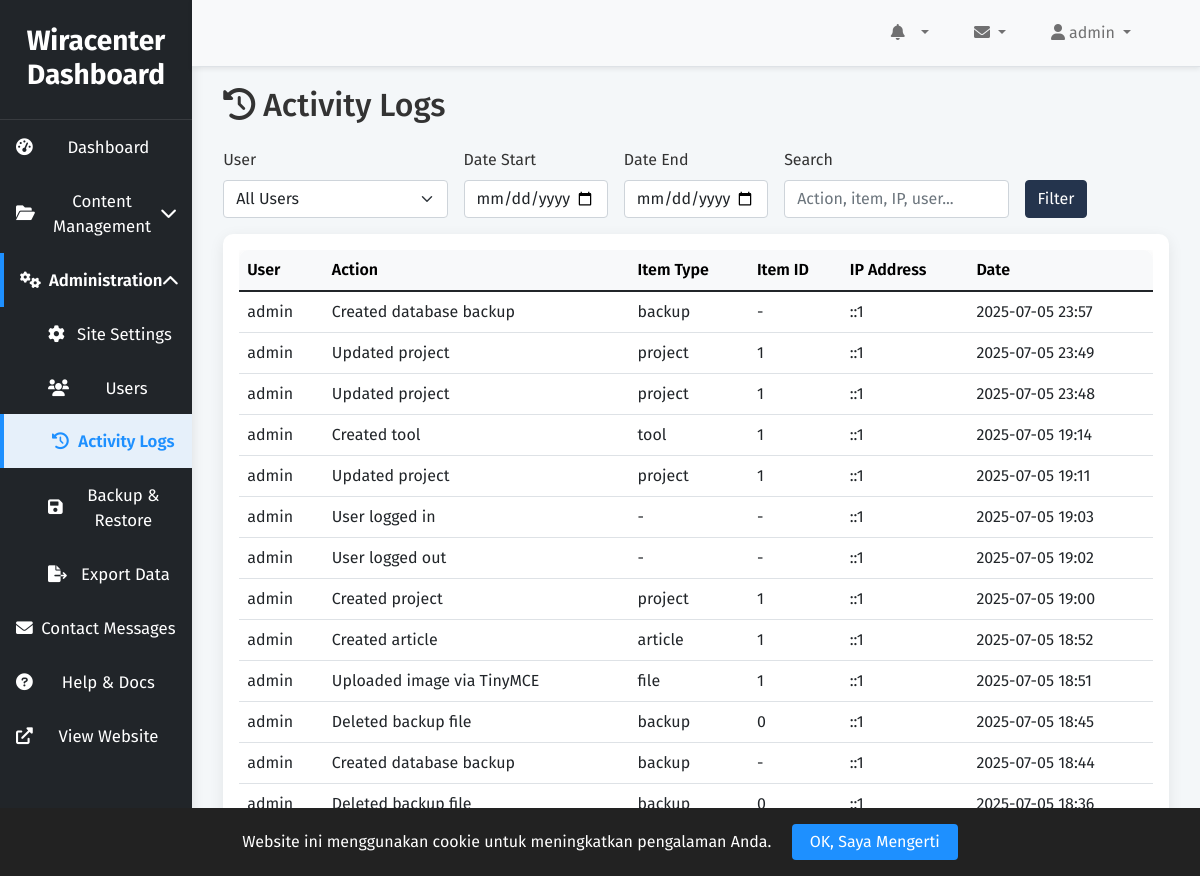
The page /admin/activity_logs.php (signed in) on the database its author committed.
### tables this page shows
CREATE TABLE IF NOT EXISTS `activity_logs` (
    `id` INT AUTO_INCREMENT PRIMARY KEY,
    `user_id` INT,
    `action` VARCHAR(255) NOT NULL,
    `item_type` VARCHAR(50),
    `item_id` INT,
    `ip_address` VARCHAR(45),
    `user_agent` TEXT,
    `created_at` TIMESTAMP DEFAULT CURRENT_TIMESTAMP,
    CONSTRAINT `fk_activity_logs_user_id` FOREIGN KEY (`user_id`) REFERENCES `users`(`id`) ON DELETE SET NULL,
    INDEX `idx_activity_user_id` (`user_id`),
    INDEX `idx_activity_item_type` (`item_type`),
    INDEX `idx_activity_created_at` (`created_at`)
);

CREATE TABLE IF NOT EXISTS `users` (
    `id` INT AUTO_INCREMENT PRIMARY KEY,
    `username` VARCHAR(50) NOT NULL UNIQUE,
    `email` VARCHAR(100) NOT NULL UNIQUE,
    `password` VARCHAR(255) NOT NULL,
    `role` ENUM('admin', 'editor', 'viewer') DEFAULT 'viewer',
    `created_at` TIMESTAMP DEFAULT CURRENT_TIMESTAMP,
    `updated_at` TIMESTAMP DEFAULT CURRENT_TIMESTAMP ON UPDATE CURRENT_TIMESTAMP,
    INDEX `idx_users_role` (`role`),
    INDEX `idx_users_email` (`email`)
);

### admin/activity_logs.php (the view, shortened to what this page needs)
<?php
include 'includes/header.php';
$db = new Database();
$conn = $db->connect();
$date_start = $_GET['date_start'] ?? '';
$date_end = $_GET['date_end'] ?? '';
$search = $_GET['search'] ?? '';
$page = max(1, (int)($_GET['page'] ?? 1));
$per_page = 25;
$offset = ($page - 1) * $per_page;
$sql = "SELECT l.*, u.username FROM activity_logs l LEFT JOIN users u ON l.user_id = u.id WHERE 1=1";
$params = [];
$sql .= " ORDER BY l.created_at DESC LIMIT $per_page OFFSET $offset";
$stmt = $conn->prepare($sql);
$stmt->execute($params);
$logs = $stmt->fetchAll(PDO::FETCH_ASSOC);
?>
<div class="container-fluid">
    <h1 class="h2 mb-4"><i class="fas fa-history me-2"></i>Activity Logs</h1>
    <form method="GET" class="row g-3 align-items-end mb-3" style="font-family: 'Fira Sans', Arial, Helvetica, sans-serif;">
        <div class="col-md-3">
            <label class="form-label">User</label>
            <select name="user" class="form-select" style="font-family: 'Fira Sans', Arial, Helvetica, sans-serif;">
                <option value="">All Users</option>
            </select>
        </div>
        <div class="col-md-2">
            <label class="form-label">Date Start</label>
            <input type="date" name="date_start" class="form-control" value="<?php echo htmlspecialchars($date_start); ?>" style="font-family: 'Fira Sans', Arial, Helvetica, sans-serif;">
        </div>
        <div class="col-md-2">
            <label class="form-label">Date End</label>
            <input type="date" name="date_end" class="form-control" value="<?php echo htmlspecialchars($date_end); ?>" style="font-family: 'Fira Sans', Arial, Helvetica, sans-serif;">
        </div>
        <div class="col-md-3">
            <label class="form-label">Search</label>
            <input type="text" name="search" class="form-control" placeholder="Action, item, IP, user..." value="<?php echo htmlspecialchars($search); ?>" style="font-family: 'Fira Sans', Arial, Helvetica, sans-serif;">
        </div>
        <div class="col-md-auto">
            <button type="submit" class="btn btn-primary">Filter</button>
        </div>
    </form>
    <div class="card">
        <div class="card-body">
            <div class="table-responsive">
                <table class="table table-hover align-middle" style="font-family: 'Fira Sans', Arial, Helvetica, sans-serif;">
                    <thead class="table-secondary">
                        <tr>
                            <th>User</th>
                            <th>Action</th>
                            <th>Item Type</th>
                            <th>Item ID</th>
                            <th>IP Address</th>
                            <th>Date</th>
                        </tr>
                    </thead>
                    <tbody>
                    <?php if ($logs): foreach ($logs as $log): ?>
                        <tr>
                            <td><?php echo htmlspecialchars($log['username'] ?? 'System'); ?></td>
                            <td><?php echo htmlspecialchars($log['action']); ?></td>
                            <td><?php echo htmlspecialchars($log['item_type'] ?? '-'); ?></td>
                            <td><?php echo htmlspecialchars($log['item_id'] ?? '-'); ?></td>
                            <td><?php echo htmlspecialchars($log['ip_address'] ?? '-'); ?></td>
                            <td><?php echo date('Y-m-d H:i', strtotime($log['created_at'])); ?></td>
                        </tr>
                    <?php endforeach; endif; ?>
                    </tbody>
                </table>
            </div>
        </div>
    </div>
</div>
<?php include 'includes/footer.php'; ?>

### admin/assets/css/admin-style.css (style rules this page uses)
:root { --primary-color: #1e90ff; --secondary-color: #6c757d; --sidebar-bg: #24344d; --sidebar-link-color: #ecf0f1; --sidebar-link-hover: #ffffff; --sidebar-link-active-bg: #1a2b3c; --body-bg: #f4f7f9; --text-color: #333333; --card-bg: #ffffff; --shadow-color: rgba(0, 0, 0, 0.08); --border-color: #e0e0e0; --cyan-color: #00BCD4; --green-color: #4CAF50; --orange-color: #FF9800; --purple-color: #9C27B0; --sidebar-collapsed-width: 4rem; }
body, html { font-family: 'Fira Sans', Arial, Helvetica, sans-serif; background-color: var(--body-bg); color: var(--text-color); }
.card { border: none; border-radius: 10px; background: var(--card-bg); box-shadow: 0 4px 15px var(--shadow-color); transition: transform 0.3s ease, box-shadow 0.3s ease; }
.btn-primary { background-color: var(--sidebar-bg); border-color: var(--sidebar-bg); }
.table { background: var(--card-bg); border-radius: 10px; overflow: hidden; box-shadow: 0 2px 10px var(--shadow-color); }
.table th { background: #f8f9fa; border: none; font-weight: 600; }
.table td { vertical-align: middle; }

### rows shown on the page
activity_logs: user.username "admin", action "Created database backup", item_type "backup", item "-", ip_address "::1", created_at "2025-07-05 23:57"
activity_logs: user.username "admin", action "Updated project", item_type "project", item "1", ip_address "::1", created_at "2025-07-05 23:49"
activity_logs: user.username "admin", action "Updated project", item_type "project", item "1", ip_address "::1", created_at "2025-07-05 23:48"
activity_logs: user.username "admin", action "Created tool", item_type "tool", item "1", ip_address "::1", created_at "2025-07-05 19:14"
activity_logs: user.username "admin", action "Updated project", item_type "project", item "1", ip_address "::1", created_at "2025-07-05 19:11"
activity_logs: user.username "admin", action "User logged in", item_type "-", item "-", ip_address "::1", created_at "2025-07-05 19:03"
activity_logs: user.username "admin", action "User logged out", item_type "-", item "-", ip_address "::1", created_at "2025-07-05 19:02"
activity_logs: user.username "admin", action "Created project", item_type "project", item "1", ip_address "::1", created_at "2025-07-05 19:00"
activity_logs: user.username "admin", action "Created article", item_type "article", item "1", ip_address "::1", created_at "2025-07-05 18:52"
activity_logs: user.username "admin", action "Uploaded image via TinyMCE", item_type "file", item "1", ip_address "::1", created_at "2025-07-05 18:51"
activity_logs: user.username "admin", action "Deleted backup file", item_type "backup", item "0", ip_address "::1", created_at "2025-07-05 18:45"
activity_logs: user.username "admin", action "Created database backup", item_type "backup", item "-", ip_address "::1", created_at "2025-07-05 18:44"
activity_logs: user.username "admin", action "Deleted backup file", item_type "backup", item "0", ip_address "::1", created_at "2025-07-05 18:36"

### other values the page prints
$_SESSION['username'] "admin"
